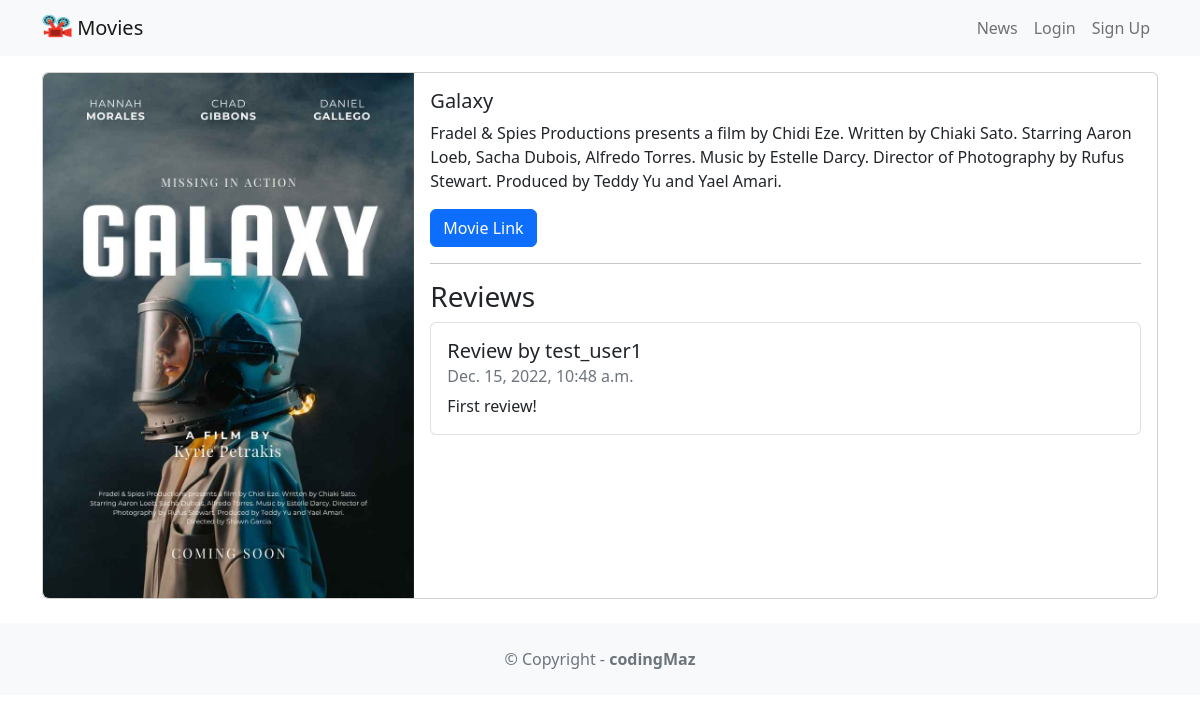
/movie/1, run on an earlier commit of the app's database.
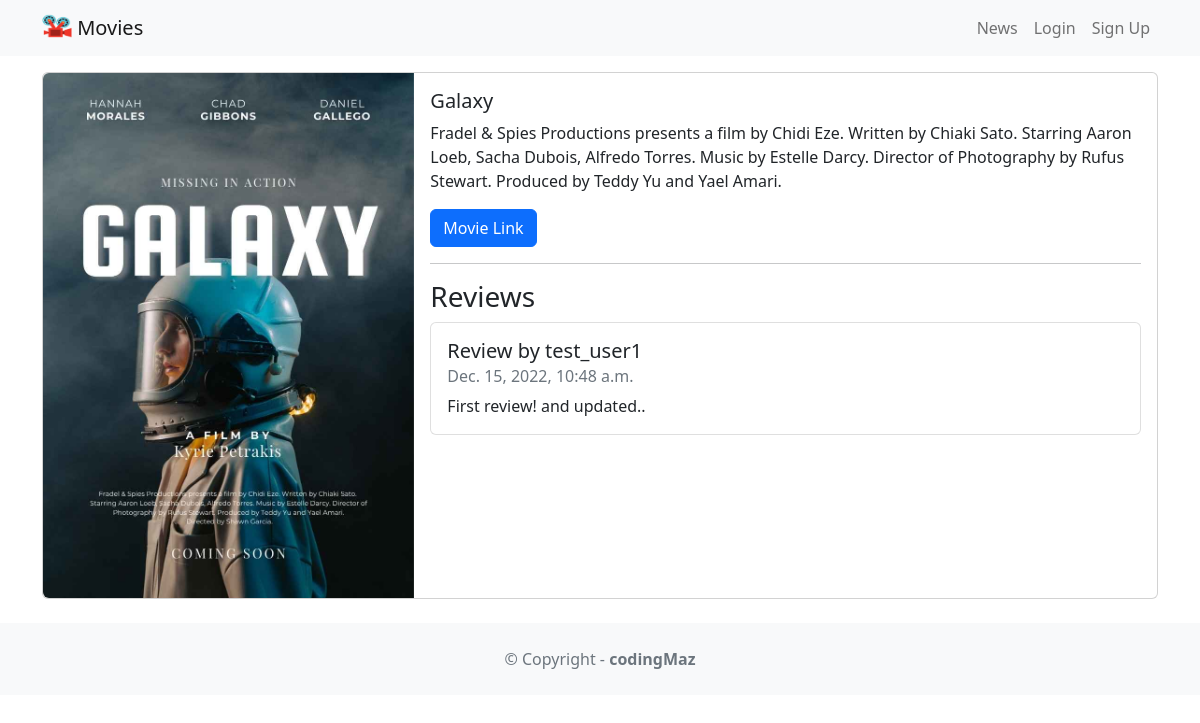
And on a later commit of the database.
### movie/models.py (models this page shows, shortened)
class Review(models.Model):
    text = models.CharField(max_length=100)
    date = models.DateTimeField(auto_now_add=True)
    user = models.ForeignKey(User, on_delete=models.CASCADE)
    movie = models.ForeignKey(Movie, on_delete=models.CASCADE)
    watchAgain = models.BooleanField()

### movie/views.py (the view)
# urls.py: path('<int:movie_id>', views.detail, name='detail'),
def detail(request, movie_id):
    movie = get_object_or_404(Movie, pk=movie_id)
    reviews = Review.objects.filter(movie=movie)
    return render(request, 'detail.html', {'movie': movie, 'reviews': reviews})

### movie/templates/detail.html (shortened to what this page needs)
{% extends 'base.html' %}
{% block content %}
<div class="card mb-3">
    <div class="row g-0">
        <div class="col-md-4">
            <img src="{{ movie.image.url }}" class="img-fluid rounded-start" alt="">
        </div>
        <div class="col-md-8">
            <div class="card-body">
                <h5 class="card-title">{{ movie.title }}</h5>
                <p class="card-text">{{ movie.description }}</p>
                <p class="card-text">
                    {% if movie.url %}
                    <a href="{{ movie.url }}" class="btn btn-primary">
                        Movie Link
                    </a>
                    {% endif %}
                </p>
                <hr />
                <h3>Reviews</h3>
                <ul class="list-group">
                    {% for review in reviews %}
                    <li class="list-group-item pb-3 pt-3">
                        <h5 class="card-title">
                            Review by {{ review.user.username }}
                        </h5>
                        <h6 class="card-subtitle mb-2 text-muted">
                            {{ review.date }}
                        </h6>
                        <p class="card-text">{{ review.text }}</p>
                    </li>
                    {% endfor %}
                </ul>
            </div>
        </div>
    </div>
</div>
{% endblock content %}

What changed in the data, as far as the page shows it:
changed Review "test_user1": text "First review!" → "First review! and updated.."
